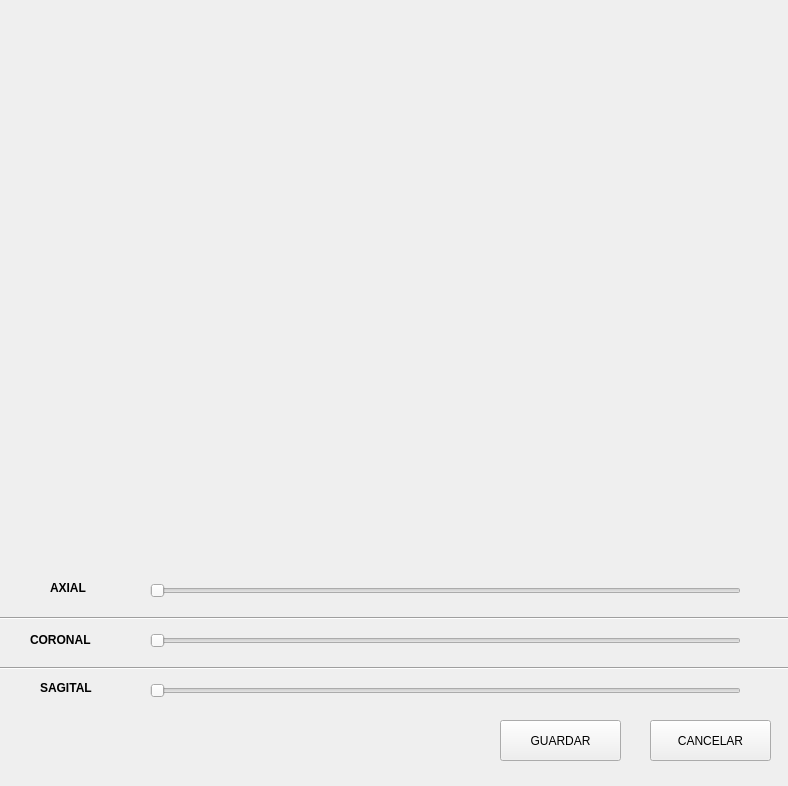
<?xml version="1.0" encoding="UTF-8"?>
<ui version="4.0">
 <class>Form</class>
 <widget class="QWidget" name="Form">
  <property name="geometry">
   <rect>
    <x>0</x>
    <y>0</y>
    <width>788</width>
    <height>786</height>
   </rect>
  </property>
  <property name="windowTitle">
   <string>Form</string>
  </property>
  <widget class="QSlider" name="axial">
   <property name="geometry">
    <rect>
     <x>150</x>
     <y>580</y>
     <width>591</width>
     <height>22</height>
    </rect>
   </property>
   <property name="orientation">
    <enum>Qt::Horizontal</enum>
   </property>
  </widget>
  <widget class="QLabel" name="imagen">
   <property name="geometry">
    <rect>
     <x>10</x>
     <y>10</y>
     <width>771</width>
     <height>481</height>
    </rect>
   </property>
   <property name="text">
    <string/>
   </property>
  </widget>
  <widget class="QLabel" name="corte">
   <property name="geometry">
    <rect>
     <x>110</x>
     <y>520</y>
     <width>601</width>
     <height>41</height>
    </rect>
   </property>
   <property name="text">
    <string/>
   </property>
  </widget>
  <widget class="QPushButton" name="guardar">
   <property name="geometry">
    <rect>
     <x>500</x>
     <y>720</y>
     <width>121</width>
     <height>41</height>
    </rect>
   </property>
   <property name="text">
    <string>GUARDAR</string>
   </property>
  </widget>
  <widget class="QPushButton" name="cancelar">
   <property name="geometry">
    <rect>
     <x>650</x>
     <y>720</y>
     <width>121</width>
     <height>41</height>
    </rect>
   </property>
   <property name="text">
    <string>CANCELAR</string>
   </property>
  </widget>
  <widget class="QSlider" name="coronal">
   <property name="geometry">
    <rect>
     <x>150</x>
     <y>630</y>
     <width>591</width>
     <height>22</height>
    </rect>
   </property>
   <property name="orientation">
    <enum>Qt::Horizontal</enum>
   </property>
  </widget>
  <widget class="QSlider" name="sagital">
   <property name="geometry">
    <rect>
     <x>150</x>
     <y>680</y>
     <width>591</width>
     <height>22</height>
    </rect>
   </property>
   <property name="orientation">
    <enum>Qt::Horizontal</enum>
   </property>
  </widget>
  <widget class="QLabel" name="label">
   <property name="geometry">
    <rect>
     <x>50</x>
     <y>580</y>
     <width>55</width>
     <height>16</height>
    </rect>
   </property>
   <property name="font">
    <font>
     <family>Arial</family>
     <pointsize>9</pointsize>
     <weight>75</weight>
     <bold>true</bold>
    </font>
   </property>
   <property name="text">
    <string>AXIAL</string>
   </property>
  </widget>
  <widget class="QLabel" name="label_2">
   <property name="geometry">
    <rect>
     <x>30</x>
     <y>630</y>
     <width>81</width>
     <height>20</height>
    </rect>
   </property>
   <property name="font">
    <font>
     <family>Arial</family>
     <pointsize>9</pointsize>
     <weight>75</weight>
     <bold>true</bold>
    </font>
   </property>
   <property name="text">
    <string>CORONAL</string>
   </property>
  </widget>
  <widget class="QLabel" name="label_3">
   <property name="geometry">
    <rect>
     <x>40</x>
     <y>680</y>
     <width>71</width>
     <height>16</height>
    </rect>
   </property>
   <property name="font">
    <font>
     <family>Arial</family>
     <pointsize>9</pointsize>
     <weight>75</weight>
     <bold>true</bold>
    </font>
   </property>
   <property name="text">
    <string>SAGITAL</string>
   </property>
  </widget>
  <widget class="Line" name="line">
   <property name="geometry">
    <rect>
     <x>0</x>
     <y>660</y>
     <width>791</width>
     <height>16</height>
    </rect>
   </property>
   <property name="orientation">
    <enum>Qt::Horizontal</enum>
   </property>
  </widget>
  <widget class="Line" name="line_2">
   <property name="geometry">
    <rect>
     <x>0</x>
     <y>610</y>
     <width>811</width>
     <height>16</height>
    </rect>
   </property>
   <property name="orientation">
    <enum>Qt::Horizontal</enum>
   </property>
  </widget>
 </widget>
 <resources/>
 <connections/>
</ui>
